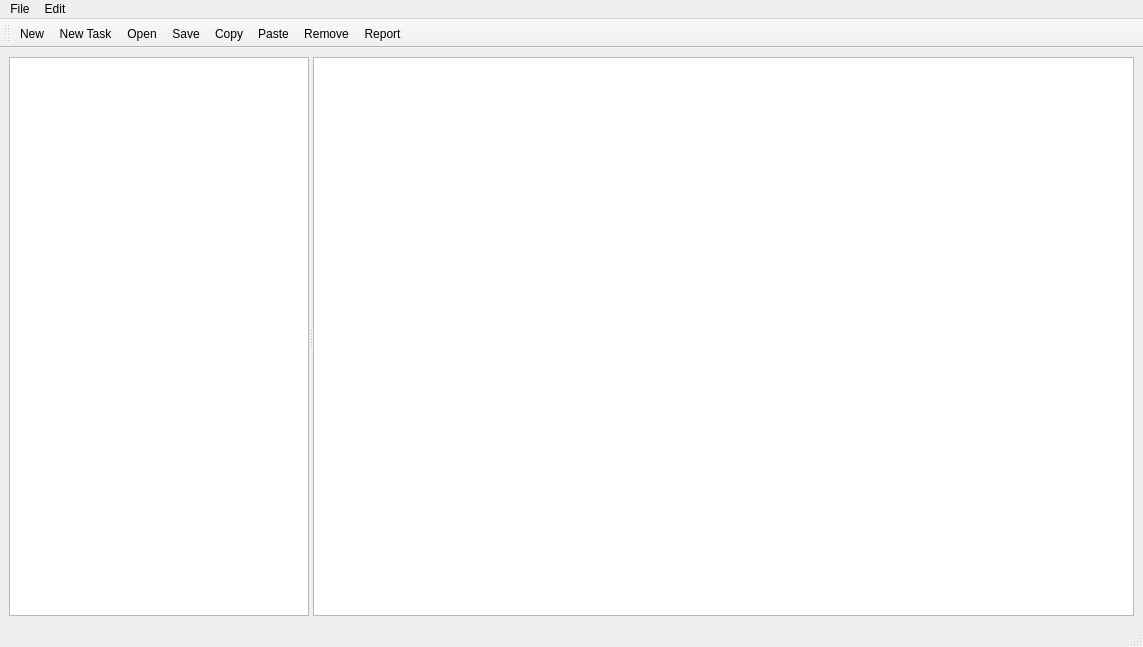
<?xml version="1.0" encoding="UTF-8"?>
<ui version="4.0">
 <class>MainWindow</class>
 <widget class="QMainWindow" name="MainWindow">
  <property name="geometry">
   <rect>
    <x>0</x>
    <y>0</y>
    <width>1143</width>
    <height>647</height>
   </rect>
  </property>
  <property name="windowTitle">
   <string>MainWindow</string>
  </property>
  <widget class="QWidget" name="centralwidget">
   <layout class="QVBoxLayout" name="verticalLayout">
    <item>
     <widget class="QSplitter" name="splitter">
      <property name="orientation">
       <enum>Qt::Horizontal</enum>
      </property>
      <widget class="QTreeView" name="treeView">
       <property name="maximumSize">
        <size>
         <width>300</width>
         <height>16777215</height>
        </size>
       </property>
      </widget>
      <widget class="QTableView" name="tableView"/>
     </widget>
    </item>
   </layout>
  </widget>
  <widget class="QMenuBar" name="menubar">
   <property name="geometry">
    <rect>
     <x>0</x>
     <y>0</y>
     <width>1143</width>
     <height>22</height>
    </rect>
   </property>
   <widget class="QMenu" name="menuFile">
    <property name="title">
     <string>File</string>
    </property>
    <addaction name="actionOpen"/>
    <addaction name="actionSave"/>
    <addaction name="actionSave_As"/>
    <addaction name="actionNew"/>
    <addaction name="actionClose"/>
    <addaction name="actionNew_Task"/>
   </widget>
   <widget class="QMenu" name="menuEdit">
    <property name="title">
     <string>Edit</string>
    </property>
    <addaction name="actionCopy"/>
    <addaction name="actionPaste"/>
    <addaction name="actionRemove"/>
    <addaction name="actionReport"/>
   </widget>
   <addaction name="menuFile"/>
   <addaction name="menuEdit"/>
  </widget>
  <widget class="QStatusBar" name="statusbar"/>
  <widget class="QToolBar" name="toolBar">
   <property name="windowTitle">
    <string>toolBar</string>
   </property>
   <attribute name="toolBarArea">
    <enum>TopToolBarArea</enum>
   </attribute>
   <attribute name="toolBarBreak">
    <bool>false</bool>
   </attribute>
   <addaction name="actionNew"/>
   <addaction name="actionNew_Task"/>
   <addaction name="actionOpen"/>
   <addaction name="actionSave"/>
   <addaction name="actionCopy"/>
   <addaction name="actionPaste"/>
   <addaction name="actionRemove"/>
   <addaction name="actionReport"/>
  </widget>
  <action name="actionOpen">
   <property name="text">
    <string>Open</string>
   </property>
  </action>
  <action name="actionSave">
   <property name="text">
    <string>Save</string>
   </property>
  </action>
  <action name="actionSave_As">
   <property name="text">
    <string>Save As</string>
   </property>
  </action>
  <action name="actionNew">
   <property name="text">
    <string>New</string>
   </property>
  </action>
  <action name="actionClose">
   <property name="text">
    <string>Close</string>
   </property>
  </action>
  <action name="actionCopy">
   <property name="text">
    <string>Copy</string>
   </property>
  </action>
  <action name="actionPaste">
   <property name="text">
    <string>Paste</string>
   </property>
  </action>
  <action name="actionRemove">
   <property name="text">
    <string>Remove</string>
   </property>
  </action>
  <action name="actionReport">
   <property name="text">
    <string>Report</string>
   </property>
  </action>
  <action name="actionNew_Task">
   <property name="text">
    <string>New Task</string>
   </property>
  </action>
 </widget>
 <resources/>
 <connections/>
</ui>
